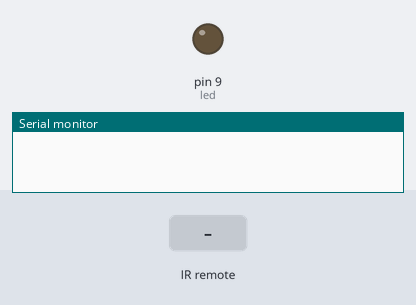
This sketch was run on a simulated Arduino Uno, built with avr-gcc and run on an emulated ATmega328P. Shown: output pins drawn as LEDs (lit = HIGH), the last lines printed to the serial monitor. The inputs (shaded band) are chosen by the test bench.

Above: at 1.2 s.
1.3 s: infrared code 0xFF30CF received
At 1.7 s:
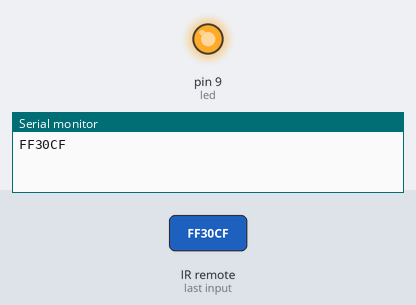
Timing chart, 0 to 4.8 s (numbered marks = the images above; inputs shaded):
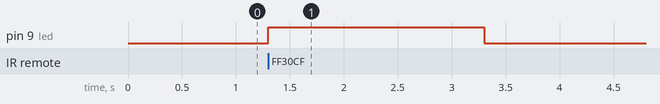

Measured:
- after the input at 1.3 s, pin 9 (led): LOW → HIGH at once, → LOW 2.0 s later

The sketch:

ir_remote___led.ino
```cpp
#include <IRremote.h>
int led = 9;
const int recvpin = 8; // from left s(pin 8) gnd 5v for reciever blub
IRrecv irrecv(recvpin);
decode_results results;

void setup() {
  // put your setup code here, to run once:
  pinMode(led,OUTPUT);
  Serial.begin(9600);
  irrecv.enableIRIn();
  irrecv.blink13(true);
}

void loop() {
  // put your main code here, to run repeatedly:
  if(irrecv.decode(&results)){
    Serial.println(results.value, HEX);
    switch(results.value){
      case 0xFF30CF:
        digitalWrite (led,HIGH);
        delay(2000);
        digitalWrite (led,LOW);
        break;
      default:
        digitalWrite (led,LOW);
    }
    irrecv.resume();
  }

}
```
